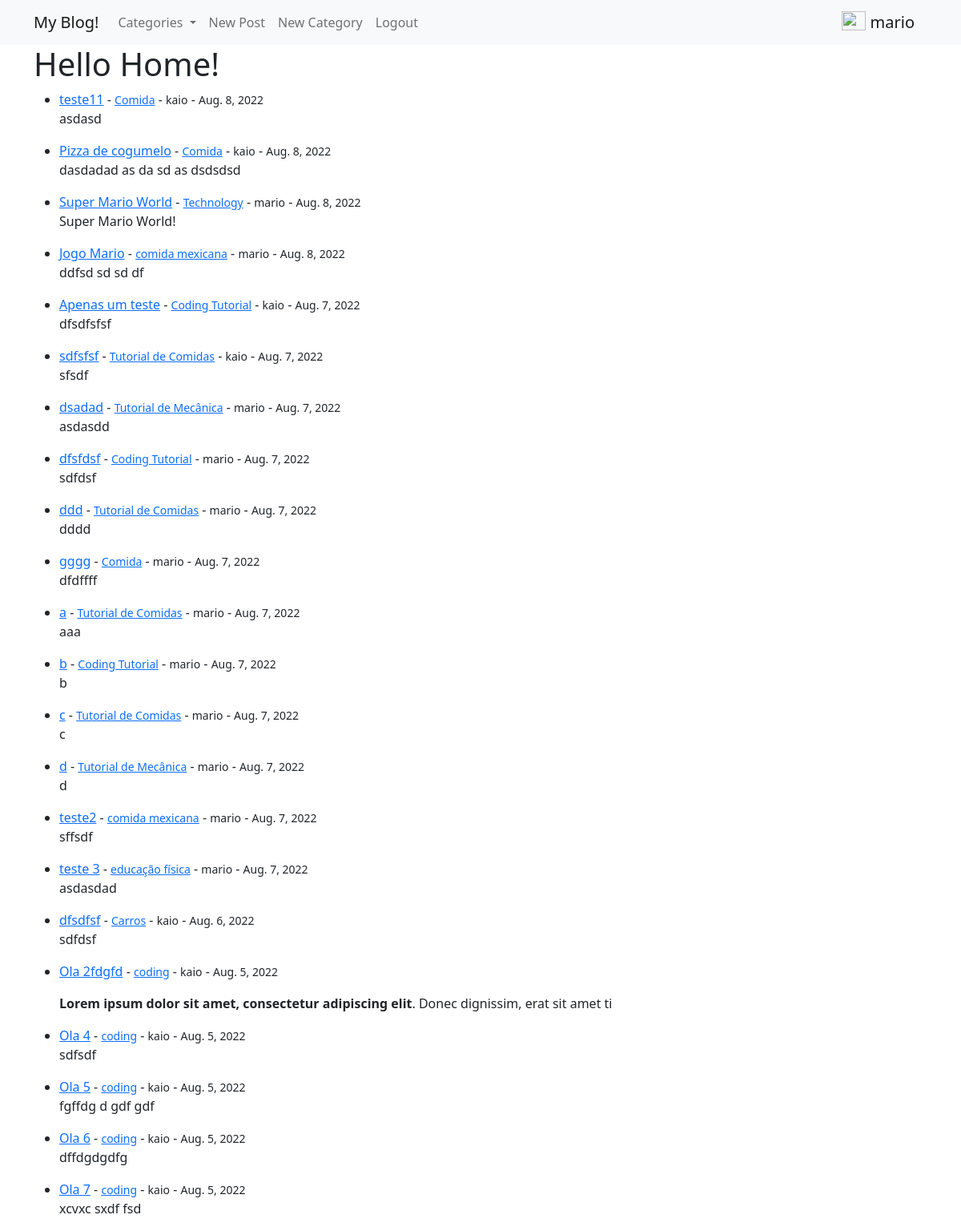
The page / (signed in) on the database as committed earlier.
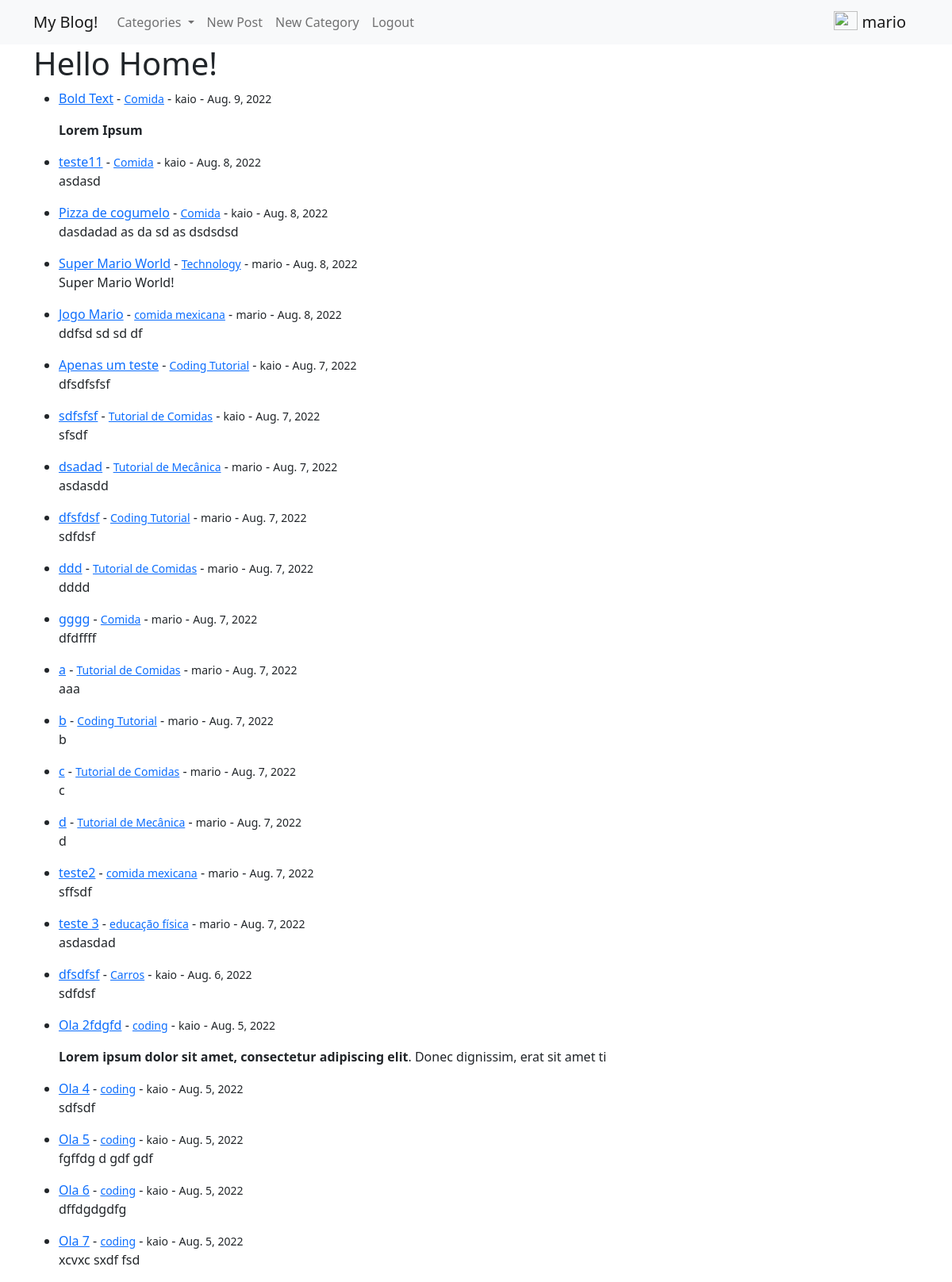
The same page on the database as committed later.
### theblog/models.py (models this page shows, shortened)
class Post(models.Model):
  title = models.CharField(max_length=255)
  title_tag = models.CharField(max_length=255, default="Blog Post")
  author = models.ForeignKey(User, on_delete=models.CASCADE, related_name='posts')
  body = RichTextField(blank=True, null=True)
  create = models.DateField(auto_now_add=True)
  category = models.CharField(max_length=255, default='coding')
  likes = models.ManyToManyField(User, related_name='blog_posts')

### theblog/views.py (the view)
# urls.py: path('', views.HomeView.as_view(), name='home'),
class HomeView(ListView):
  model = Post
  template_name = 'theblog/home.html'
  context_object_name = 'posts'
  ordering = ['-create']
  '''
  def get_context_data(self, *args, **kwargs):
    category_menu = Category.objects.all()
    context = super(HomeView, self).get_context_data(*args, **kwargs)
    context['category_menu'] = category_menu
    return context
  '''

### theblog/context_processors.py (called while the page is built)
def categories(request):
   categories = Category.objects.all()
   context = {'categories': categories}
   return context

### theblog/templates/theblog/home.html
{% extends 'base.html' %}
{% block content %}
<h1>Hello Home!</h1>
<ul>
  {% for post in posts %}
    <li>
      <a href="{% url 'detail_post' post.id %}">{{post.title}}</a>
      - <small><a href="{% url 'category' post.category %}">{{post.category}}</a></small>
      - <small>{{post.author}}</small>
      - <small>{{post.create}}</small>
    </li>
    <p>{{post.body|slice:":100"|safe}}</p>
  {% endfor %}
</ul>
{% endblock %}

Rows that differ between the two databases and show on the page:
added Post: title "Bold Text", category "Comida", author "kaio", create "Aug. 9, 2022", body "Lorem Ipsum"
